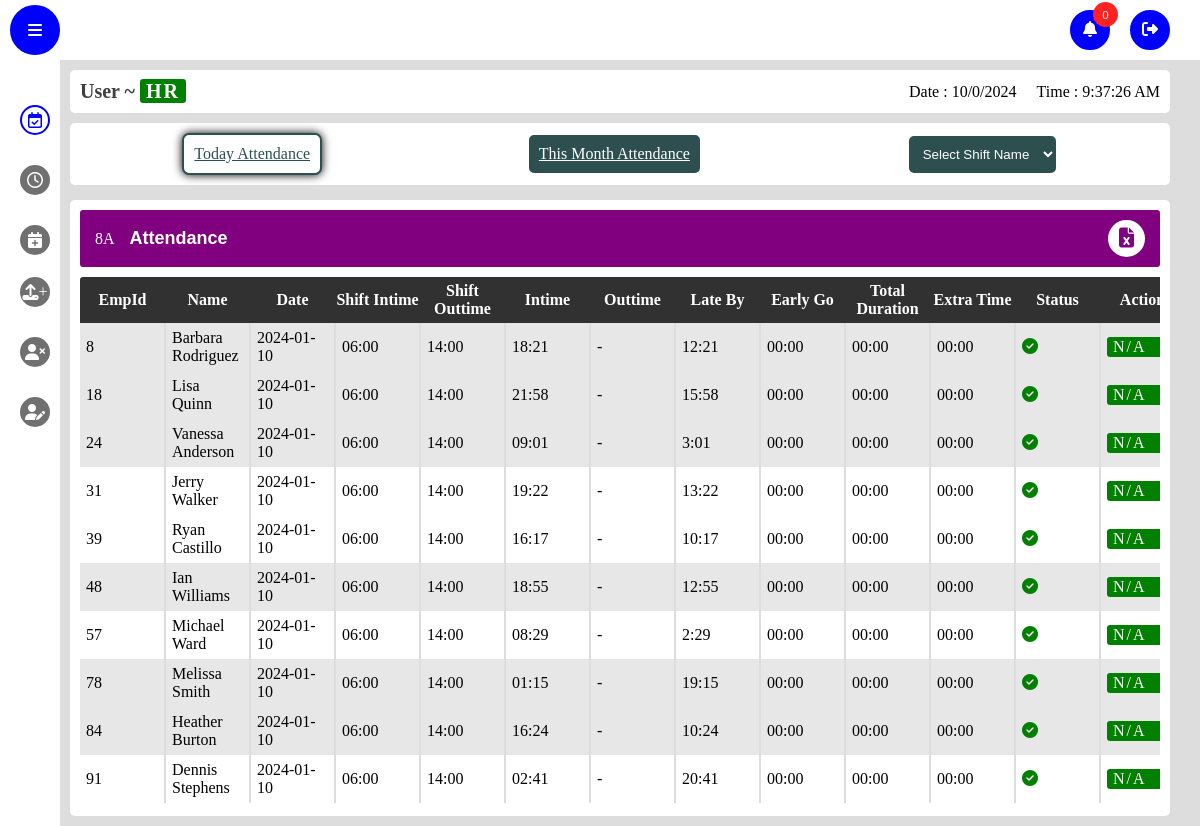
Page / (signed in) on the committed database.
### app/models.py (models this page shows)
class Attendance(db.Model,UserMixin):
    id=db.Column(db.Integer,primary_key=True)
    date = db.Column(db.DateTime(timezone=True), default=func.now())
    emp_id = db.Column(db.Integer, db.ForeignKey('emp_login.id'))
    name = db.Column(db.String(150), nullable=False)
    attendance =db.Column(db.String(150))
    wages_per_Day=db.Column(db.String(150))
    inTime=db.Column(db.String(150))
    outTime=db.Column(db.String(150))
    overtime=db.Column(db.String(150),default='00:00')
    employee = db.relationship('Emp_login', back_populates='attendances')
    shiftType=db.Column(db.String(150))
    shiftIntime = db.Column(db.String(150))
    shift_Outtime = db.Column(db.String(150))
    TotalDuration=db.Column(db.String(150))
    lateBy=db.Column(db.String(150))
    earlyGoingBy=db.Column(db.String(150))
    punchRecords=db.Column(db.String(150))

### app/views.py (the view)
@views.route('/',methods=['POST','GET'])
@login_required
def admin():
    print(current_user.role)
    if current_user.role == 'employee':
        return redirect(url_for('auth.logout'))
    else :
        current_date = datetime.now().strftime('%Y-%m-%d')
        employee_attendance = Attendance.query.filter(func.DATE(Attendance.date) == current_date).all()
        print("Current Date: ",current_date)
        print("Data :",employee_attendance)
        emp_login=Emp_login.query.order_by(Emp_login.emp_id).all()
        late_permission=late.query.order_by(late.date).all()
        leave_permission=leave.query.order_by(leave.date).all()
        notification=notifications.query.order_by(notifications.timestamp).all()
        print("notification : ",notification)
    return render_template('admin.html',emp_login=emp_login, notification=notification, attendance=employee_attendance, late_permission=late_permission, leave_permission=leave_permission)

### app/templates/admin.html (shortened to what this page needs)
{% extends "base_admin.html" %}
{% block content %}
    <main class="main active">
      <header class="details-bar">
        <div class="user-details">
          <h1 class="user-role">User ~ <span class="role tag">HR</span></h1>
        </div>
        <div class="date-time-details">
          <p class="date"></p>
          <p class="time"></p>
        </div>
      </header>
      <link rel="stylesheet" href="static/css/attendance.css" />
      <menu class="table-menu" style="display: flex">
        <ul class="btn-container">
          <a href="/today_attendance" class="tag-btn click active"
            >Today Attendance</a
          >
          <a href="/month_attendance" class="tag-btn click"
            >This Month Attendance</a
          >
          <select name="shift" id="shift" class="tag-btn">
            <option value="">Select Shift Name</option>
          </select>
        </ul>
      </menu>
      <section class="frame today-attendance" style="display: flex">
        <div class="inner-frame">
          <div class="frame-header">
            <div class="frame-details currentShift">
              <p class="shift name"><span class="tag">A</span> ~ shift</p>
              <p class="frame-name">Attendance</p>
            </div>
            <div class="frame-options">
              <button type="button" class="download">
                <i class="fas fa-file-excel"></i>
              </button>
            </div>
          </div>
          <div class="frame-body">
            <table class="today-attendance-table">
              <thead>
                <tr class="tablehead">
                  <th>EmpId</th>
                  <th>Name</th>
                  <th>Date</th>
                  <th>Shift Intime</th>
                  <th>Shift Outtime</th>
                  <th>Intime</th>
                  <th>Outtime</th>
                  <th>Late By</th>
                  <th>Early Go</th>
                  <th>Total Duration</th>
                  <th>Extra Time</th>
                  <th>Status</th>
                  <th>Action</th>
                </tr>
              </thead>
              <tbody class="tableBody">
                {% if attendance %} {% for attendance in attendance %}
                <tr data-shift="{{attendance.shiftType}}">
                  <td class="id">{{attendance.emp_id }}</td>
                  <td class="name">{{attendance.name}}</td>
                  <td>{{attendance.date.date()}}</td>
                  <td>{{attendance.shiftIntime}}</td>
                  <td>{{attendance.shift_Outtime}}</td>
                  <td class="intime">{{attendance.inTime}}</td>
                  <td class="outtime">{{attendance.outTime}}</td>
                  <td>{{attendance.lateBy}}</td>
                  <td>{{attendance.earlyGoingBy}}</td>
                  <td>{{attendance.TotalDuration}}</td>
                  <td class="extra">{{attendance.overtime}}</td>
                  <td>
                    {% if attendance.attendance == "Present"%}<i
                      class="fas fa-check-circle"
                    ></i>
                    {% else %}<i class="fas fa-times-circle"></i> {% endif %}
                  </td>
                  <td class="action">
                    <p class="tag">N/A</p>
                  </td>
                </tr>
                {% endfor %} {% endif %}
              </tbody>
            </table>
          </div>
        </div>
      </section>
    </main>
{% endblock %}

### app/static/css/style.css (style rules this page uses)
* { margin: 0; padding: 0; box-sizing: border-box; }
body { background: #ddd; }
.main { width: calc(100vw - 180px); min-height: calc(100vh - 60px); position: relative; top: 60px; left: 160px; padding: 10px; z-index: 5; transition: all .5s; }
.main.active { width: calc(100vw - 80px); left: 60px; }
.details-bar { width: 100%; display: flex; align-items: center; justify-content: space-between; padding: 10px; background: #ffffff; border-radius: 5px; }
.date-time-details { display: flex; align-items: center; gap: 20px; }
.user-role { color: #3f3f3f; font-size: 20px; }
.tag { padding: 1px 6px; background: green; color: #ffffff; border-radius: 3px; letter-spacing: 2px; }
.frame { margin-top: 15px; padding: 10px; width: 100%; background: #ffffff; min-height: 77vh; border-radius: 5px; }
.inner-frame { width: 100%; height: 100%; }
.user-details { backdrop-filter: blur(5px); border-radius: 5px; }
option { padding: 10px; }

### app/static/css/attendance.css (style rules this page uses)
.frame-header { width: 100%; display: flex; align-items: center; justify-content: space-between; padding: 10px 15px; background: #800080; color: #fff; border-radius: 3px; }
.frame-details { display: flex; align-items: center; gap: 15px; }
.frame-name { font-family: sans-serif; font-weight: 700; font-size: 18px; }
.download { width: 37px; height: 37px; border-radius: 50%; background: #fff; color: #800080; font-size: 20px; border: 2px solid #fff; cursor: pointer; transition: all .3s; }
.attendance-table,.today-attendance-table { width: 100%; max-height: 100%; border-collapse: collapse; margin-top: 10px; border-radius: 3px; overflow: hidden; }
.attendance-table .thead, .today-attendance-table thead { padding: 5px 0; background: #313131; color: #fff; }
td,th { min-width: 30px; text-align: center; padding: 5px 0; }
.today-attendance-table thead tr th { min-width: 85px; }
tr:nth-child(even) { background: #e7e7e7; }
.fas.fa-check-circle { color: green; }
.frame-body { max-width: 100%; overflow-x: scroll; }
.btn-container { margin-top: 10px; padding: 10px 15px; display: flex; align-items: center; flex-wrap: wrap; justify-content: space-around; gap: 10px; width: 100%; background: #fff; border-radius: 5px; }
.tag-btn { padding: 10px; border-radius: 7px; border: 2px solid; background: #2E4F4F; color: #fff; cursor: pointer; transition: all .5s; outline: none; }
.tag-btn.active, .tag-btn:focus { box-shadow: 0px 0px 10px #000; background: #fff; color: #2E4F4F; }
.today-attendance-table tbody tr { position: relative; }

### rows in the picture
Attendance: emp_id "8", name "Barbara Rodriguez", date "2024-01-10", shiftIntime "06:00", shift_Outtime "14:00", inTime "18:21", outTime "-", lateBy "12:21", earlyGoingBy "00:00", TotalDuration "00:00", overtime "00:00", attendance "Present" (drawn)
Attendance: emp_id "18", name "Lisa Quinn", date "2024-01-10", shiftIntime "06:00", shift_Outtime "14:00", inTime "21:58", outTime "-", lateBy "15:58", earlyGoingBy "00:00", TotalDuration "00:00", overtime "00:00", attendance "Present" (drawn)
Attendance: emp_id "24", name "Vanessa Anderson", date "2024-01-10", shiftIntime "06:00", shift_Outtime "14:00", inTime "09:01", outTime "-", lateBy "3:01", earlyGoingBy "00:00", TotalDuration "00:00", overtime "00:00", attendance "Present" (drawn)
Attendance: emp_id "31", name "Jerry Walker", date "2024-01-10", shiftIntime "06:00", shift_Outtime "14:00", inTime "19:22", outTime "-", lateBy "13:22", earlyGoingBy "00:00", TotalDuration "00:00", overtime "00:00", attendance "Present" (drawn)
Attendance: emp_id "39", name "Ryan Castillo", date "2024-01-10", shiftIntime "06:00", shift_Outtime "14:00", inTime "16:17", outTime "-", lateBy "10:17", earlyGoingBy "00:00", TotalDuration "00:00", overtime "00:00", attendance "Present" (drawn)
Attendance: emp_id "48", name "Ian Williams", date "2024-01-10", shiftIntime "06:00", shift_Outtime "14:00", inTime "18:55", outTime "-", lateBy "12:55", earlyGoingBy "00:00", TotalDuration "00:00", overtime "00:00", attendance "Present" (drawn)
Attendance: emp_id "57", name "Michael Ward", date "2024-01-10", shiftIntime "06:00", shift_Outtime "14:00", inTime "08:29", outTime "-", lateBy "2:29", earlyGoingBy "00:00", TotalDuration "00:00", overtime "00:00", attendance "Present" (drawn)
Attendance: emp_id "78", name "Melissa Smith", date "2024-01-10", shiftIntime "06:00", shift_Outtime "14:00", inTime "01:15", outTime "-", lateBy "19:15", earlyGoingBy "00:00", TotalDuration "00:00", overtime "00:00", attendance "Present" (drawn)
Attendance: emp_id "84", name "Heather Burton", date "2024-01-10", shiftIntime "06:00", shift_Outtime "14:00", inTime "16:24", outTime "-", lateBy "10:24", earlyGoingBy "00:00", TotalDuration "00:00", overtime "00:00", attendance "Present" (drawn)
Attendance: emp_id "91", name "Dennis Stephens", date "2024-01-10", shiftIntime "06:00", shift_Outtime "14:00", inTime "02:41", outTime "-", lateBy "20:41", earlyGoingBy "00:00", TotalDuration "00:00", overtime "00:00", attendance "Present" (drawn)
